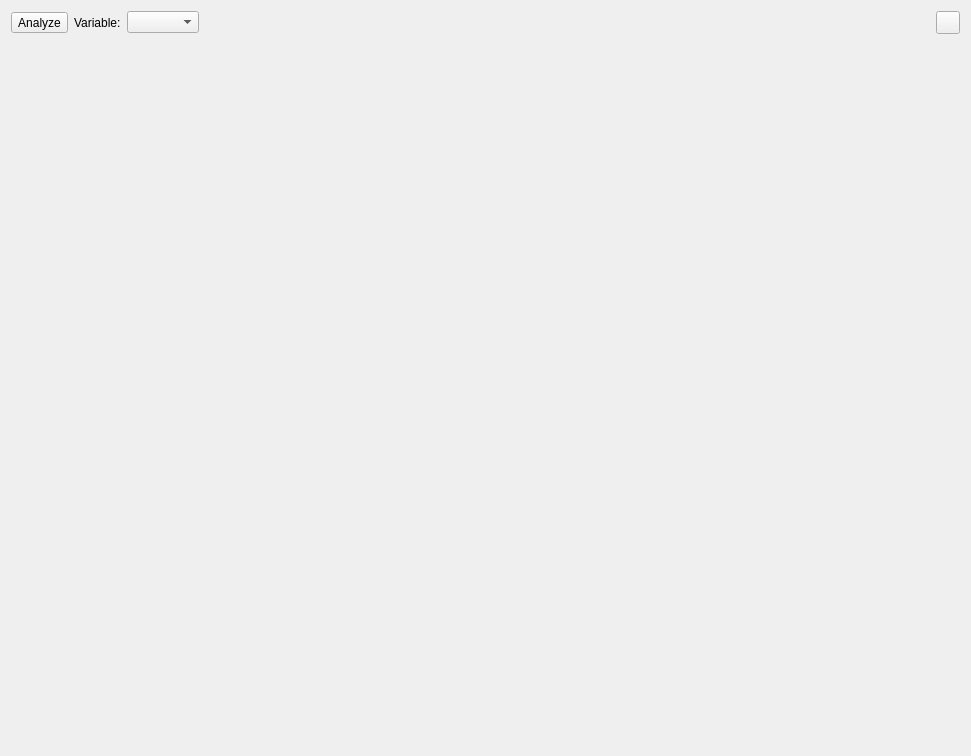
<?xml version="1.0" encoding="UTF-8"?>
<ui version="4.0">
 <class>NormalityWidget</class>
 <widget class="QWidget" name="NormalityWidget">
  <property name="geometry">
   <rect>
    <x>0</x>
    <y>0</y>
    <width>971</width>
    <height>756</height>
   </rect>
  </property>
  <property name="windowTitle">
   <string>Form</string>
  </property>
  <layout class="QVBoxLayout" name="verticalLayout">
   <item>
    <layout class="QHBoxLayout" name="horizontalLayout">
     <item>
      <widget class="QToolButton" name="toolButtonAnalyse">
       <property name="text">
        <string>Analyze</string>
       </property>
      </widget>
     </item>
     <item>
      <widget class="QLabel" name="labelVariable">
       <property name="text">
        <string>Variable:</string>
       </property>
      </widget>
     </item>
     <item>
      <widget class="VariableSelector" name="variableSelector"/>
     </item>
     <item>
      <spacer name="horizontalSpacer">
       <property name="orientation">
        <enum>Qt::Horizontal</enum>
       </property>
       <property name="sizeHint" stdset="0">
        <size>
         <width>40</width>
         <height>20</height>
        </size>
       </property>
      </spacer>
     </item>
     <item>
      <widget class="QToolButton" name="toolButtonHelp">
       <property name="icon">
        <iconset resource="../../../resources/resources.qrc">
         <normaloff>:/icons/icons8-help-16.png</normaloff>:/icons/icons8-help-16.png</iconset>
       </property>
      </widget>
     </item>
    </layout>
   </item>
   <item>
    <widget class="MplCanvas" name="canvas" native="true">
     <property name="sizePolicy">
      <sizepolicy hsizetype="Expanding" vsizetype="Expanding">
       <horstretch>0</horstretch>
       <verstretch>0</verstretch>
      </sizepolicy>
     </property>
    </widget>
   </item>
  </layout>
 </widget>
 <customwidgets>
  <customwidget>
   <class>MplCanvas</class>
   <extends>QWidget</extends>
   <header>tse_analytics.views.misc.MplCanvas</header>
   <container>1</container>
  </customwidget>
  <customwidget>
   <class>VariableSelector</class>
   <extends>QComboBox</extends>
   <header>tse_analytics.views.misc.variable_selector</header>
  </customwidget>
 </customwidgets>
 <resources>
  <include location="../../../resources/resources.qrc"/>
 </resources>
 <connections/>
</ui>
